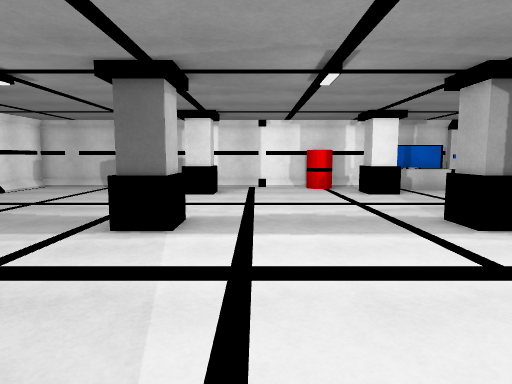
view 1 (above)

20 first-person views from a walk through a 3-D level made in the Unity game engine. The camera is 1.4 m above the floor, tilts 6° down and sees 75° across. The floor is counted in squares, 1 m on a side. Each view is taken from the middle of a square. On the plan, view 1 faces up. The plan holds only what a view shows up to about 15 squares ahead; the rest is blank. The place goes on beyond the plan. The player character is not drawn. Some animated figures are left out. Door leaves are left out, so doorways stand open. Surface patterns are stand-ins for the level's own textures.

view 2
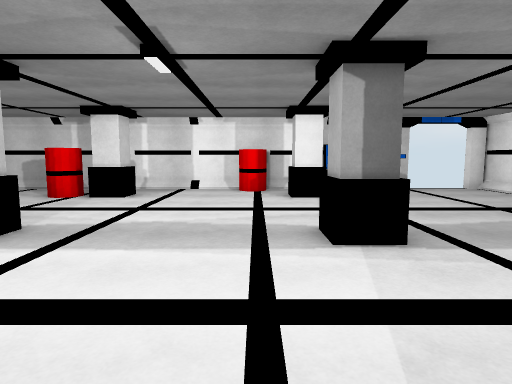

view 3
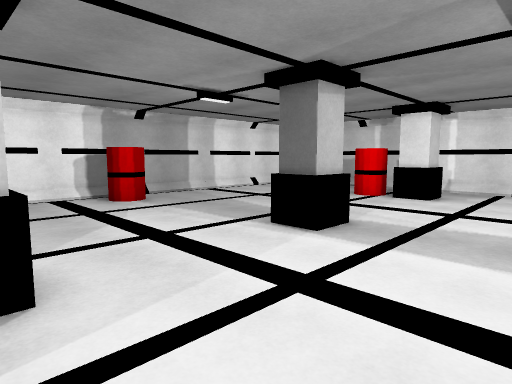

view 4
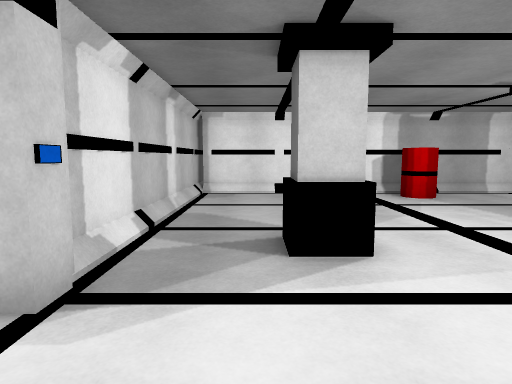

view 5
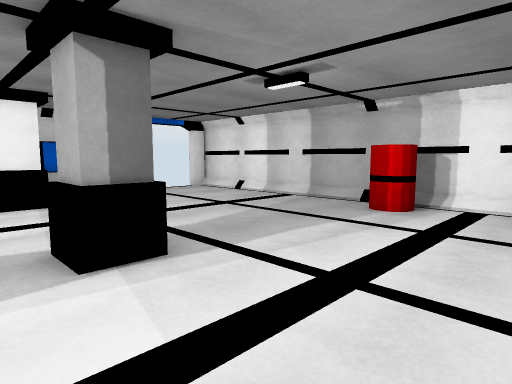

view 6
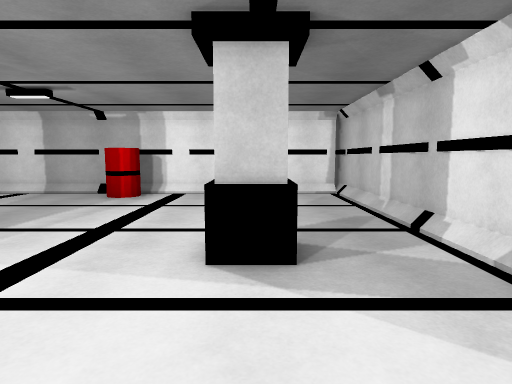

view 7
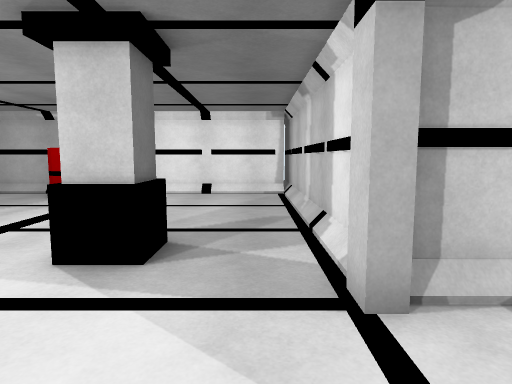

view 8
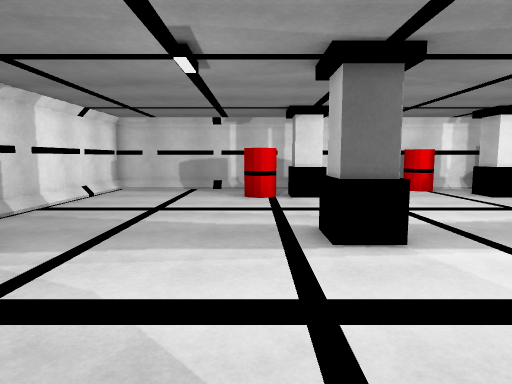

view 9
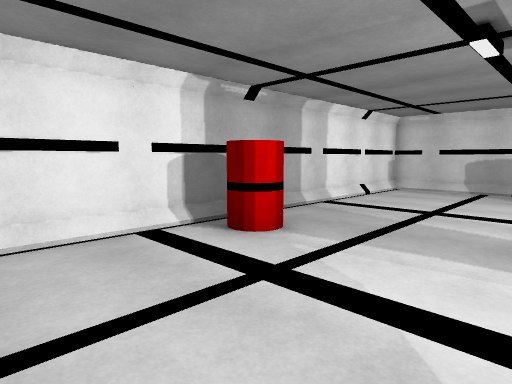

view 10
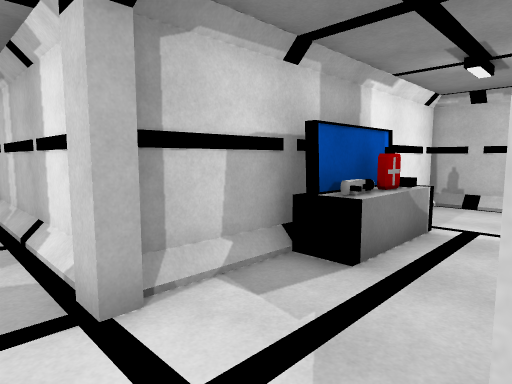

view 11
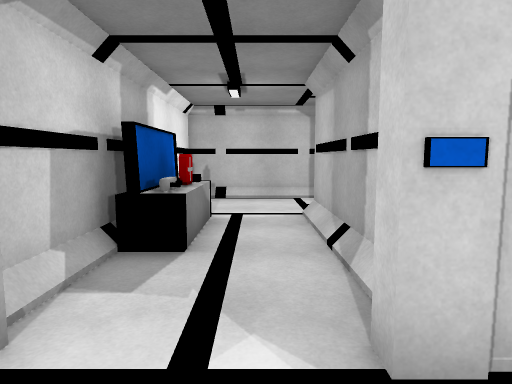

view 12
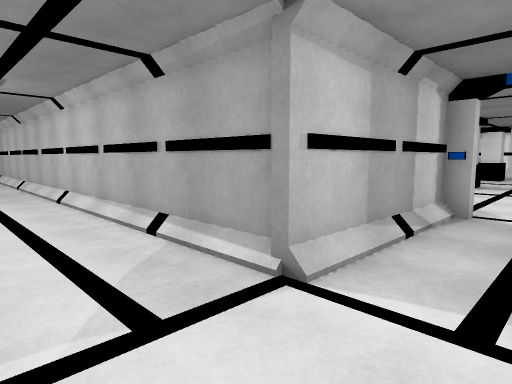

view 13
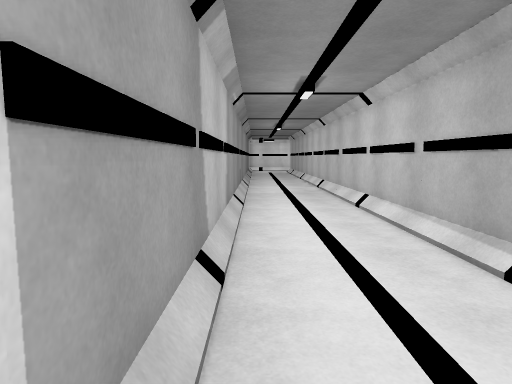

view 14
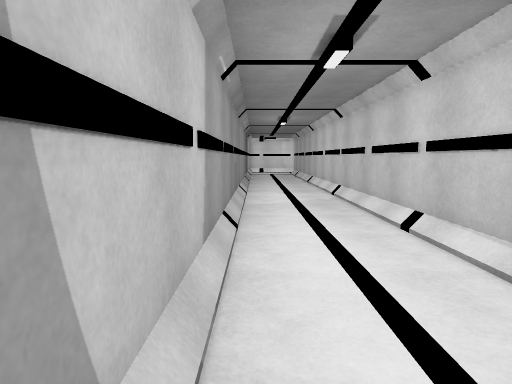

view 15
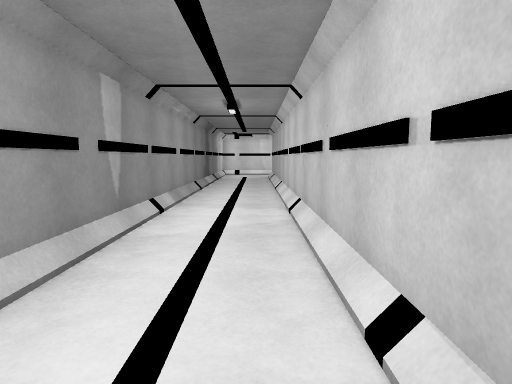

view 16
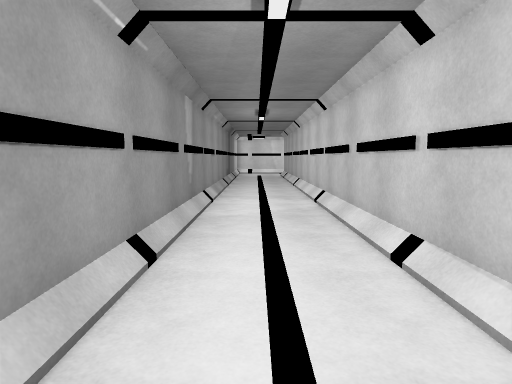

view 17
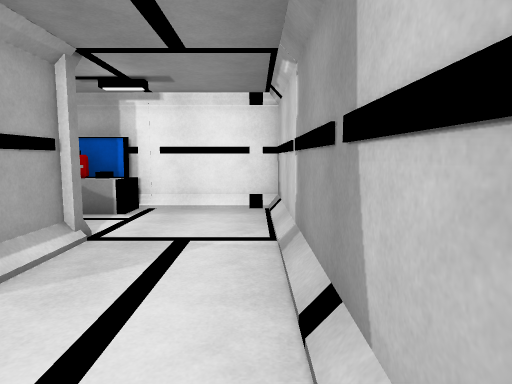

view 18
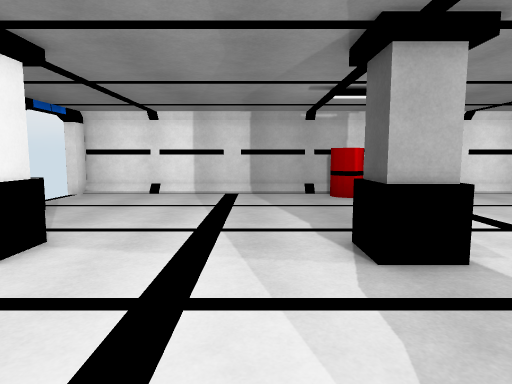

view 19
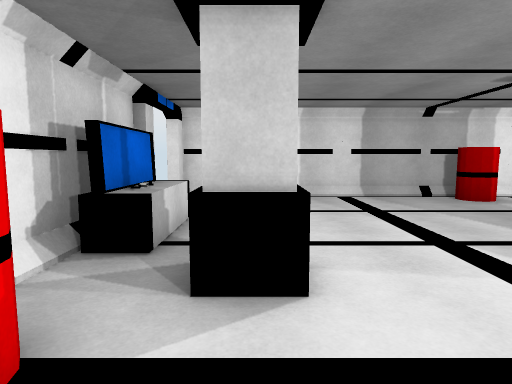

view 20
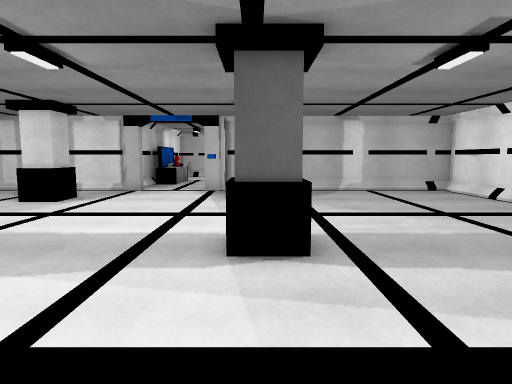

### Floor plan
Points are (right, up) in squares from view 1. A wall is a line through its corners. A room is listed if a view was taken in it or the views show most of it. See-through windows are left out.
Room 1 (views 1, 2, 3, 4, 5, 6, 7, 8, 9, 10, 11, 18, 19, 20)
walls: (-0.8, -2) (0.1, -2); (2.9, -2) (3.6, -2); (3.6, -2.3) (13.5, -2.3); (6.9, 15.9) (-10.2, 15.9) (-10.2, -2.1); (9.8, 15.6) (9.2, 15.6); (13, -2.1) (13, 15.6); (-10.9, -2.3) (-0.4, -2.3)
low walls: (3.6, -2.2) (6.2, -2.2); (5.4, 15.6) (4.6, 15.6); (6.1, 15.6) (5.5, 15.6); (-3.4, -2.2) (-0.8, -2.2); (-4.4, -2.2) (-3.6, -2.2); (6.5, -2.2) (7.4, -2.2); (7.5, -2.2) (8.4, -2.2); (-6.4, -2.2) (-4.5, -2.2); (8.5, -2.2) (9.4, -2.2); (12.9, 7) (12.9, 12.8); (12.9, 3) (12.9, 5.5); (12.9, 13.5) (12.9, 15.6); (12.9, -2.1) (12.9, 0.8)
ways out: open door at (1.5, -2) to room 2; open door at (11, 16)
objects: barrel (-9, 5) to (-8, 6); barrel (-4, 13) to (-3, 13); pillar (-3, 1) to (-2, 2); pillar (-3, 6) to (-2, 7); pillar (-2, 13) to (-2, 14); barrel (2, 15) to (3, 15); pillar (4, 1) to (5, 2); pillar (4, 6) to (5, 7); pillar (4, 13) to (5, 14); other object (6, 15); other object (7, 15); other object (8, 15) to (9, 15); barrel (12, 5) to (12, 6)
Room 2 (views 12, 13, 14, 15, 16, 17)
walls: (-0.1, -8.1) (-3.4, -8.1); (-0.4, -2.4) (-0.4, -7.9) (-20.4, -7.9); (3.3, -4.5) (3.3, -2.5); (-20.5, -11.6) (3.3, -11.6) (3.3, -8.5)
low walls: (-6.5, -8.1) (-9.2, -8.1); (-9.5, -8.1) (-12.4, -8.1); (-3.6, -8.1) (-6.4, -8.1); (-12.5, -8.1) (-14.4, -8.1); (-14.5, -8.1) (-15.2, -8.1); (3.1, -4.4) (3.1, -2.5)
ways out: open door at (1.5, -2) to room 1
objects: other object (2, -8) to (3, -5); medkit (2, -7) to (2, -6); other object (2, -5)

Where each view was taken, in squares from view 1:
view 1: 0 up, 0 right, facing up
view 2: 1 up, 3 right, facing up
view 3: 1 up, 2 right, facing up-left
view 4: 0 up, 3 right, facing left
view 5: 2 up, 3 right, facing up-right
view 6: 1 up, 0 right, facing right
view 7: 1 down, 0 right, facing right
view 8: 1 up, 4 left, facing up
view 9: 1 up, 4 left, facing up-left
view 10: 1 down, 0 right, facing down-right
view 11: 0 up, 1 right, facing down
view 12: 11 down, 2 right, facing up-left
view 13: 11 down, 0 right, facing left
view 14: 11 down, 3 left, facing left
view 15: 9 down, 7 left, facing left
view 16: 10 down, 5 left, facing left
view 17: 11 down, 6 left, facing right
view 18: 9 up, 0 right, facing right
view 19: 13 up, 1 right, facing right
view 20: 12 up, 2 left, facing down
